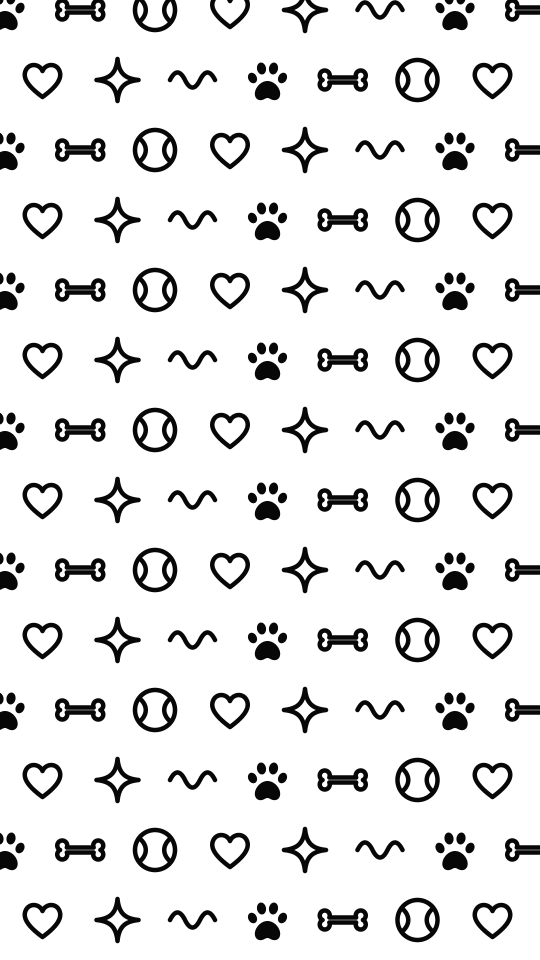
#> input picture docs/marketing/instagram-2026-10/img/pattern-dark.png, 1080 x 1920 px (shown at 1/2 size); its folder holds 8 pictures in this run
$ python render.py
#> lines starting #> are read from the running program, lines starting #| are printed output that depends on the picture
import os, sys
from PIL import Image, ImageDraw, ImageFont, ImageOps

D = os.path.dirname(os.path.abspath(__file__))
F = os.path.join(D, 'fonts'); I = os.path.join(D, 'img'); O = os.path.join(D, 'posts')
os.makedirs(O, exist_ok=True)
W, H, P = 1080, 1350, 72

# Палітра бренду (design.md): на червоному й синьому текст тільки білий, червоний ніколи поруч із синім.
INK = (8, 7, 8); WHITE = (255, 255, 255); PAPER = WHITE; LINE = (231, 232, 230); RED = (223, 42, 53)
YEL = (253, 202, 65); BLUE = (55, 114, 255); GREY = (92, 92, 86)

# Заголовки — Lionel of Paris (шрифт бренду). TTF не комітимо (ліцензія): шлях у LIONEL_TTF.
LIONEL = os.environ.get('LIONEL_TTF', os.path.join(F, 'LionelOfParis.ttf'))

def font(kind, size):
    if kind == 'disp': return ImageFont.truetype(LIONEL, size)
    return ImageFont.truetype(os.path.join(F, {'b': 'Onest-700.ttf', 'm': 'Onest-500.ttf'}[kind]), size)

def sw(f):
    # Lionel тонкий: потовщуємо обводкою того ж кольору, як у Figma (≈ size × 0.035).
    return max(1, round(f.size * 0.035)) if f.path == LIONEL else 0

def txt(d, xy, t, f, fill):
    d.text(xy, t, font=f, fill=fill, stroke_width=sw(f), stroke_fill=fill)

def wrap(d, text, f, maxw):
    lines = []
    for para in text.split('\n'):
        cur = ''
        for w in para.split(' '):
            t = (cur + ' ' + w).strip()
            if d.textlength(t, font=f) <= maxw: cur = t
            else:
                if cur: lines.append(cur)
                cur = w
        lines.append(cur)
    return lines

OVER = []
def text_block(d, xy, text, kind, size, color, maxw, lh=1.12, minsize=None, maxlines=None, name=''):
    x, y = xy
    while True:
        f = font(kind, size); lines = wrap(d, text, f, maxw)
        widest = max(d.textlength(l, font=f) for l in lines)
        if (maxlines is None or len(lines) <= maxlines) and widest <= maxw: break
        if minsize and size > minsize: size -= 2; continue
        OVER.append((name, text, size)); break
    for l in lines:
        txt(d, (x, y), l, f, color); y += int(size * lh)
    return y, size

def pill(d, xy, text, bg, fg, size=26, pad=(22, 12), anchor_right=False):
    f = font('b', size); tw = d.textlength(text, font=f)
    x, y = xy
    if anchor_right: x = x - tw - 2 * pad[0]
    d.rounded_rectangle([x, y, x + tw + 2 * pad[0], y + size + 2 * pad[1] + 4], radius=999, fill=bg)
    d.text((x + pad[0], y + pad[1] - 2), text, font=f, fill=fg)
    return x + tw + 2 * pad[0]

def chrome(img, d, bg, fg, tag, tagbg, tagfg):
    txt(d, (P, P - 8), 'БАБАКА', font('disp', 44), fg)
    pill(d, (W - P, P - 10), tag, tagbg, tagfg, anchor_right=True)
    fb = font('b', 28)
    d.text((P, H - P - 30), 'babaka.shop', font=fb, fill=fg)
    t = '@babaka_club'; d.text((W - P - d.textlength(t, font=fb), H - P - 30), t, font=fb, fill=fg)

def paste_card(img, path, box, bg=WHITE, radius=36, pad=24, mode='fit'):
    x0, y0, x1, y1 = box
    card = Image.new('RGB', (x1 - x0, y1 - y0), bg)
    src = Image.open(os.path.join(I, path)).convert('RGBA')
    inner = (card.width - 2 * pad, card.height - 2 * pad)
    if mode == 'fit':
        src.thumbnail(inner, Image.LANCZOS)
        card.paste(src, ((card.width - src.width) // 2, (card.height - src.height) // 2), src)
    else:
        src = ImageOps.fit(src, inner, Image.LANCZOS, centering=(0.5, 0.42))
        card.paste(src, (pad, pad), src)
    mask = Image.new('L', card.size, 0); ImageDraw.Draw(mask).rounded_rectangle([0, 0, card.width - 1, card.height - 1], radius=radius, fill=255)
    img.paste(card, (x0, y0), mask)

PATTERN = Image.open(os.path.join(I, 'pattern-dark.png')).convert('RGBA').crop((0, 0, W, H))
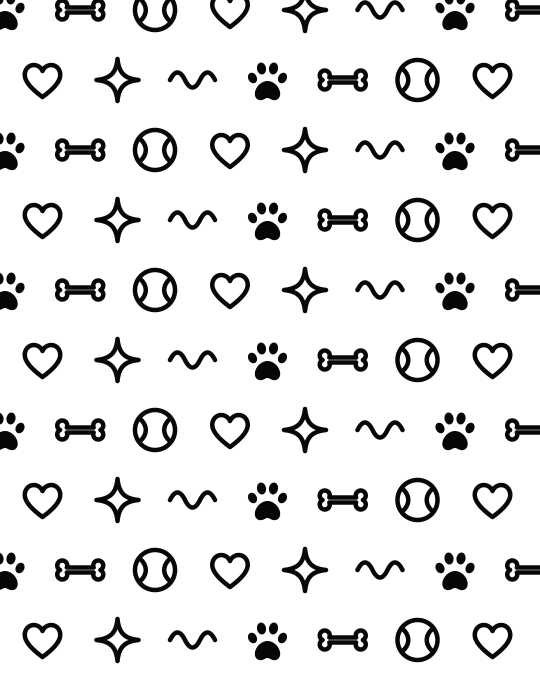
#> PATTERN: PIL image 1080x1350 RGBA (shown at 1/2 size); mean R, G, B, A 1, 0.9, 1, 28.5; transparent parts drawn white

def new(bg):
    # Фон бренду: колір + патерн дудлів (Figma Assets Pattern/Dark 2:20) ледь помітно.
    img = Image.new('RGB', (W, H), bg)
    dark = sum(bg) < 300 or bg in (RED, BLUE)
    a = PATTERN.split()[3].point(lambda v: v * (0.07 if dark else 0.06))
    tone = Image.new('RGB', (W, H), WHITE if dark else INK)
    img.paste(tone, (0, 0), a)
    return img, ImageDraw.Draw(img)

def head(d, title, sub, fg, subfg, y=170, hsize=112, maxlines=3, ssize=36):
    y, hs = text_block(d, (P, y), title.upper(), 'disp', hsize, fg, W - 2 * P, lh=1.0, minsize=72, maxlines=maxlines, name=title)
    y += 30
    y, _ = text_block(d, (P, y), sub, 'm', ssize, subfg, W - 2 * P, lh=1.3, name=sub)
    return y, hs

posts = []

# 01 intro
def p01():
    img, d = new(PAPER); chrome(img, d, PAPER, INK, 'ПРО НАС', INK, WHITE)
    y, _ = head(d, 'Ми — БАБАКА', 'Друкуємо одяг з собаками. У Харкові. З любов’ю і шерстю на светрі.', INK, GREY)
    top = y + 36; bottom = H - P - 60; gap = 20
    cw = (W - 2 * P - gap) // 2; ch = (bottom - top - gap) // 2
    for i, f in enumerate(['pab-korhi.webp', 'pab-taksa-i-york.webp', 'pab-mops.webp', 'pab-frantsuz.webp']):
        cx = P + (i % 2) * (cw + gap); cy = top + (i // 2) * (ch + gap)
        paste_card(img, f, (cx, cy, cx + cw, cy + ch), pad=0, mode='fill', radius=28)
    pill(d, (P + 18, top + 18), 'ХАРКІВ', RED, WHITE, size=26)
    return img
posts.append(('01 Знайомство — Ми БАБАКА', p01))

# [5 lines left out: function breed, not called in this run]

posts.append(('02 Порода тижня — Такса', lambda: breed(YEL, INK, INK, 'ПОРОДА ТИЖНЯ', INK, WHITE, 'Такса. Довга історія', 'Принти з таксами для тих, хто розуміє.', 'pab-taksa-i-york.webp')))

# 03 custom
# [19 lines left out: function p03, not called in this run]
posts.append(('03 Портрет з фото — Твій пес твій принт', p03))

# 04 BTS
# [12 lines left out: function p04, not called in this run]
posts.append(('04 Закулісся — Друкуємо в Харкові', p04))

posts.append(('05 Порода тижня — Мопс у пабі', lambda: breed(INK, WHITE, (201, 201, 194), 'БАБАКИ В ПАБІ', YEL, INK, 'Мопс у пабі', 'Колекція «Бабаки в пабі»: бо п’ятниця в кожного своя.', 'pab-mops.webp')))

# 06 humor
# [17 lines left out: function p06, not called in this run]
posts.append(('06 Боня і Паштет — Так він кіт', p06))

# 07 FAQ
# [13 lines left out: function p07, not called in this run]
posts.append(('07 FAQ — Питаєте відповідаємо', p07))

posts.append(('08 Порода тижня — Коргі', lambda: breed(BLUE, WHITE, WHITE, 'ПОРОДА ТИЖНЯ', YEL, INK, 'Коргі. Низько літає', 'Принти для власників найпухнастіших булочок.', 'polo-korhi.webp', card=(253, 235, 209), mode='fill')))

# 09 UGC
# [16 lines left out: function p09, not called in this run]
posts.append(('09 UGC — Покажи свого пса', p09))

# 10 UA
# [9 lines left out: function p10, not called in this run]
posts.append(('10 Бабака UA — Класики', p10))

for name, fn in posts:
#> (the run stopped early here; a loop or call above may not have finished)
